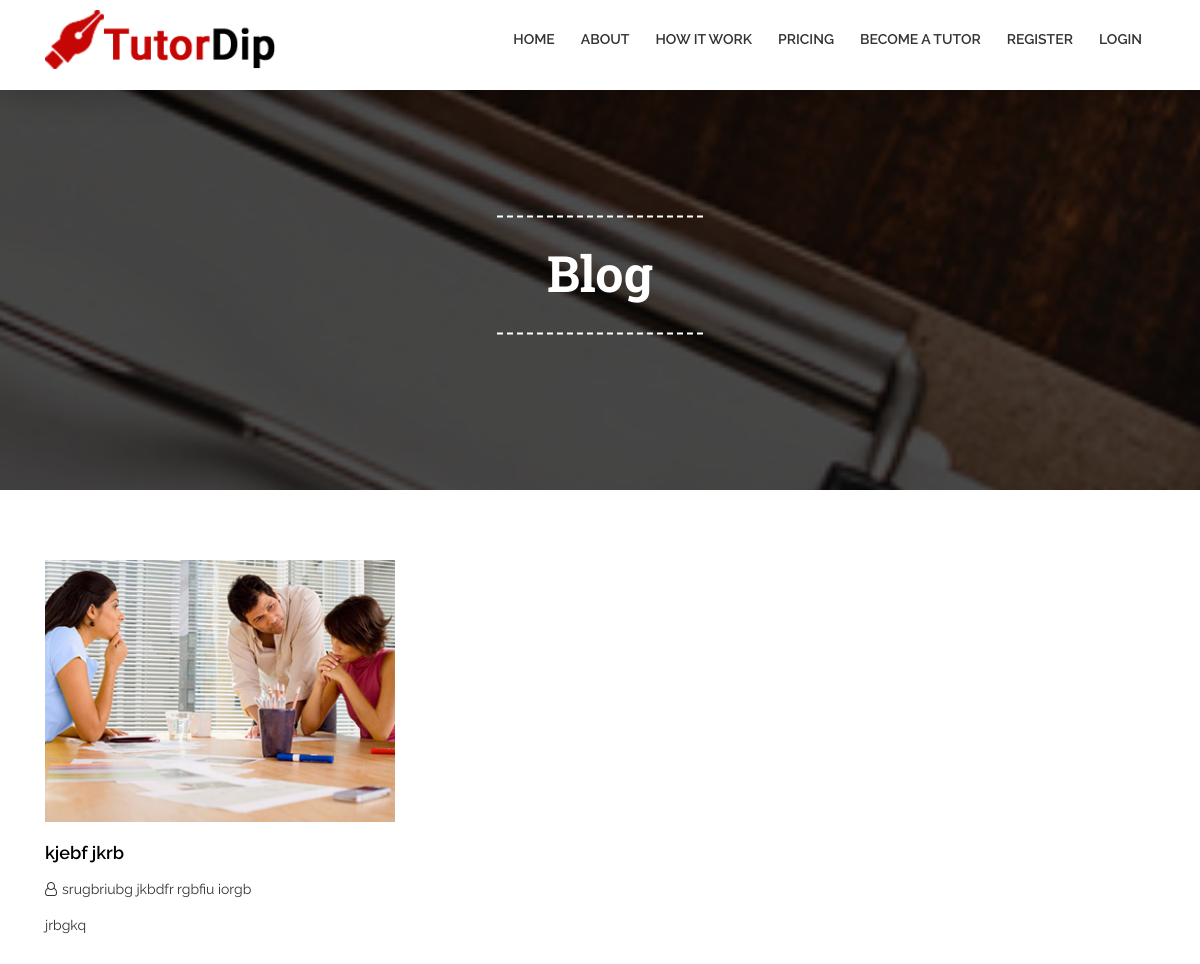
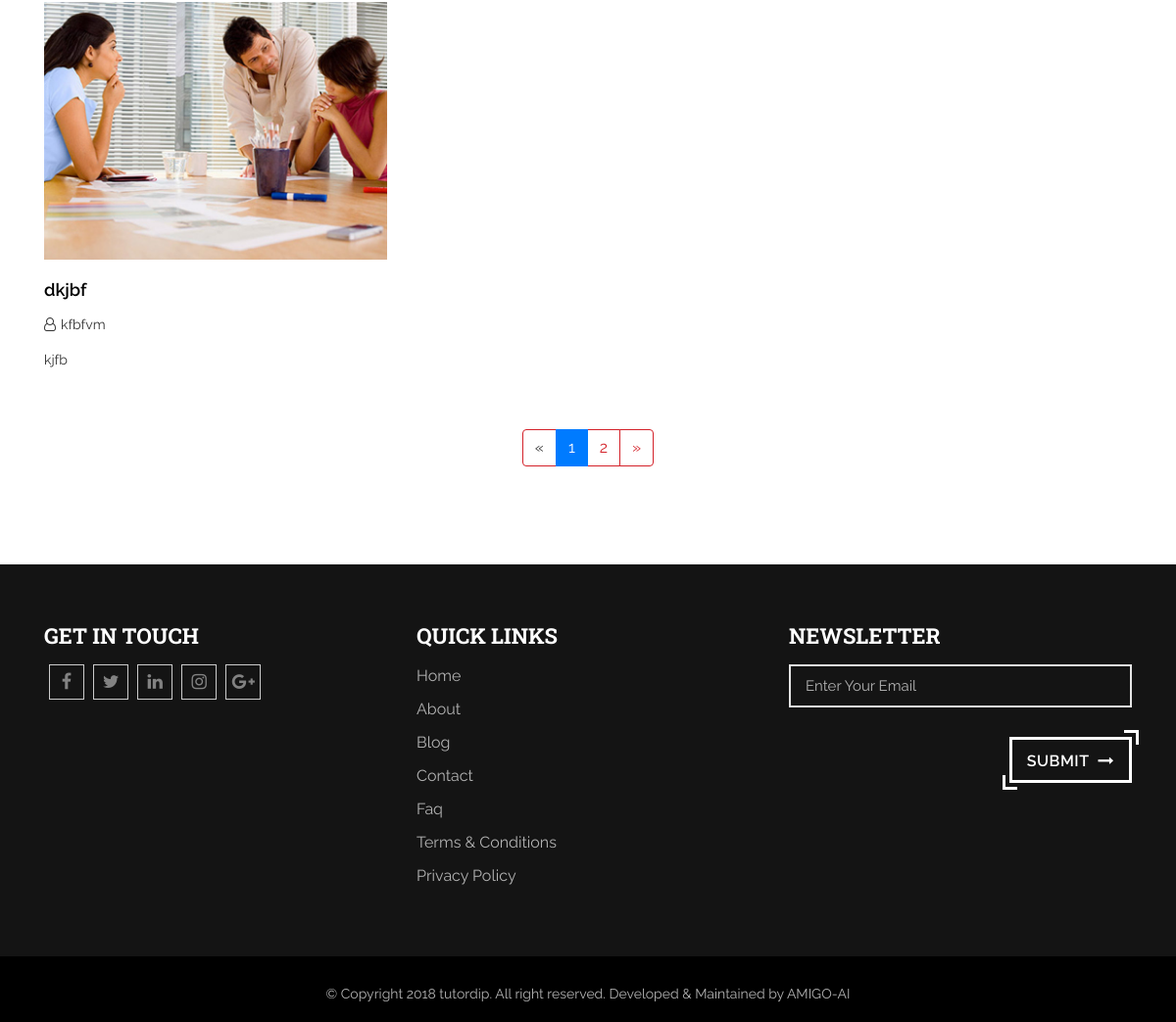
/Blogs, run on the app's committed database (2 pictures, top to bottom).
### Blogs/models.py (models this page shows)
class Blogs(models.Model):
    Title = models.CharField(max_length=50)
    Author = models.CharField(max_length=100)
    Heading =models.CharField(max_length=100)
    Fulltext = models.BooleanField()
    Image = models.ImageField()

### Tutordip/views.py (the view)
# urls.py: path('Blogs', views.Blogs, name='Blogs'),
def Blogs(request):
    Blogs = blogs
    Bloglist = Blogs.objects.all()
    Bloglist = Bloglist.order_by('-id')
    page = request.GET.get('page', 1)
    paginator = Paginator(Bloglist, 2)
    try:
        Blogs = paginator.page(page)
    except PageNotAnInteger:
        Blogs = paginator.page(1)
    except EmptyPage:
        Blogs = paginator.page(paginator.num_pages)
    context = {'Blogs': Blogs}
    return render(request, 'blog.html', context)

### templates/blog.html (shortened to what this page needs)
 {% extends 'base.html' %}
{% load static %}
{% block content %}
  <section class="parallex_bg intro_inner wow fadeInDown blog_banner">
    <div class="dark_overlay"></div>
    <div class="container">
        <div class="white_text intro_wrap text-center">
            <div class="row justify-content-center">
                <div class="col-lg-8 text-center">
                    <h1>Blog</h1>
                </div>
            </div>
        </div>
    </div>
  </section>
    <main class="main_container blog_page">
        <section class="section_padding blog_section wow fadeInUp">
            <div class="container">
                <div class="row">
                    <div class="js-iso three_column">
                        {% for i in Blogs %}
                        <div class="js-iso-item blog-item">
                            <article class="blog_panel">
                                <div class="blog_pic">
                                    <a href="javascript:;">
                                        <figure><img src="{% static 'images/blog2.jpg' %}" alt=""></figure>
                                    </a>
                                </div>
                                <div class="blog_content">
                                    <h6><a href= "{% url 'blogid' i.id %}">{{ i.Title }}</a></h6>
                                    <ul>
                                        <li><i class="fa fa-user-o" aria-hidden="true"></i>{{ i.Author }}</li>
                                    </ul>
                                    <p>{{ i.Heading }}</p>
                                </div>
                            </article>
                        </div>
                        {% endfor %}
                <div class="row">
                    <div class="col-lg-12">
                        {% if Blogs.has_other_pages %}
<nav class="navPaging">
    <ul class="pagination  justify-content-center">
     {% if Blogs.has_previous %}
       <li class="page-item"><a class="page-link" href="?page={{ Blogs.previous_page_number }}" aria-label="Previous">
                                <span aria-hidden="true">&laquo;</span>
                                <span class="sr-only">Previous</span>
                                </a>
       </li>
     {% else %}
          <li class="page-item "><a class="page-link"><span>&laquo;</span></a></li>
     {% endif %}
     {% for i in Blogs.paginator.page_range %}
        {% if Blogs.number == i %}
            <li class="active page-item"><a class="page-link"><span>{{ i }}<span class="sr-only">(current)</span></span></a></li>
        {% else %}
             <li class="page-item">
                 <a  class="page-link" href="?page={{ i }}">{{ i }}</a></li>
        {% endif %}
    {% endfor %}
     {% if Blogs.has_next %}
       <li class="page-item">
                 <a class="page-link" href="?page={{ Blogs.next_page_number }}" aria-label="Next">
                     <span aria-hidden="true">&raquo;</span>
                 </a></li>
     {% else %}
          <li class="page-item "><a class="page-link"><span>&raquo;</span></a></li>
     {% endif %}
  </ul>
</nav>
{% endif %}
                    </div>
                </div>
            </div>
        </section>
    </main>
    {% endblock %}

### static/css/normal.css (style rules this page uses)
body { font-size: 16px; font-family: 'Raleway', sans-serif; color: #333; font-weight: 400; margin:0px; padding:0px; }
html, body { height: 100%; }
h1, h2, h3, h4, h5, h6 { font-family: 'Roboto Slab', serif; color: #333; font-weight: 700; margin: 0px 0px 15px 0px; text-transform: uppercase; }
h1 { font-size: 50px; }
h6 { font-size: 20px; }
p { margin: 0px 0px 15px 0px; }
img { max-width: 100%; }
a { color:#d32129; text-decoration:none; -webkit-transition: all .5s ease-in-out; -o-transition: all .5s ease-in-out; transition: all .5s ease-in-out; }
h1 a, h2 a, h3 a, h4 a, h5 a, h6 a { color: initial; }
.white_text, .white_text h1, .white_text h2, .white_text h3, .white_text h4, .white_text h5, .white_text h6 { color:#fff; }
figure { margin: 0px; }
.section_padding { padding:70px 0px; position:relative; }
.parallex_bg { background-attachment: fixed; background-position: center; background-repeat: no-repeat; background-size: cover; position: relative; }
.intro_wrap { position: absolute; top: 50%; left: 0; right: 0; margin: 0px auto 0; max-width: 1140px; transform: translateY(-50%); -moz-transform: translateY(-50%); -o-transform: translateY(-50%); -webkit-transform: translateY(-50%); z-index: 2; }
.intro_wrap h1 { text-transform: inherit; padding:30px 0px; margin-bottom:30px; border-top:dashed 2px #fff; border-bottom:dashed 2px #fff; }
.intro_inner { position: relative; min-height:400px; }
.intro_inner .intro_wrap h1 { display: inline-block; padding: 25px 50px 30px 50px; }
.dark_overlay { background: rgba(0,0,0,.7); content: ""; height: 100%; left: 0; position: absolute; top: 0; width: 100%; }
.navPaging { text-align: center; }
.pagination { margin: 30px 0px 30px 0px; padding: 0; }
.page-link { border: 1px solid #d32129; color: #d32129; }
.blog_banner { background-image:url(../images/blog_banner.jpg); }

### static/css/styles.css (style rules this page uses)
.blog_pic { position: relative; overflow: hidden; margin-bottom: 20px; }
.blog_pic img { width:100%; height: 100%; }
.blog_panel { position: relative; }
.blog_panel h6 { font-family: 'Raleway', sans-serif; font-weight: 600; text-transform: inherit; font-size: 18px; }
.blog_panel ul { margin: 0px 0px 15px 0px; padding: 0px; list-style: none; float: left; width: 100%; }
.blog_panel ul li { float: left; margin-right: 10px; font-size: 14px; }
.blog_panel ul li i { margin-right: 5px; }
.blog_panel p { font-size: 14px; }
.three_column { width: 100%; }
.three_column .blog-item { padding: 0 15px; width: 33.3333%; }
.three_column .blog_panel { margin-bottom: 30px; }

### data on the page
Blogs: Title "kjebf jkrb", Author "srugbriubg jkbdfr rgbfiu iorgb", Heading "jrbgkq"
Blogs: Title "dkjbf", Author "kfbfvm", Heading "kjfb"

### other printed values
{{ i }} "1"
{{ i }} "2"
